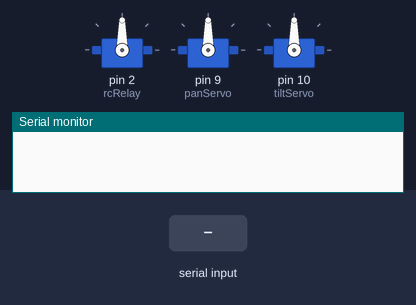
A sketch run on a simulated Arduino Uno, built with avr-gcc and run on an emulated ATmega328P. Parts: 3 × servo, the last lines printed to the serial monitor. Inputs (shaded band) come from the test bench.

Above: at 1.2 s.
1.3 s: "R,45\n" received over Serial
At 2.5 s:
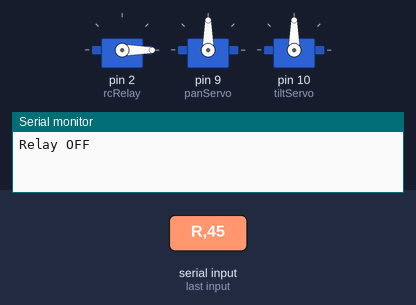
2.8 s: byte 80 ('P') received over Serial
At 4.4 s:
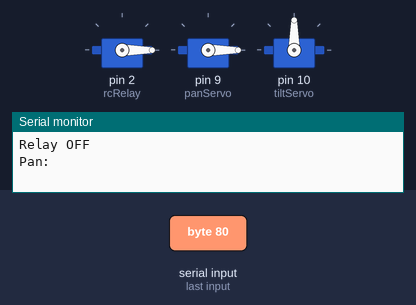
5.2 s: byte 84 ('T') received over Serial
At 7.3 s:
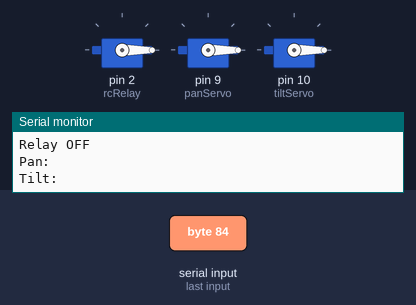
7.6 s: "P90\n" received over Serial
At 8.6 s:
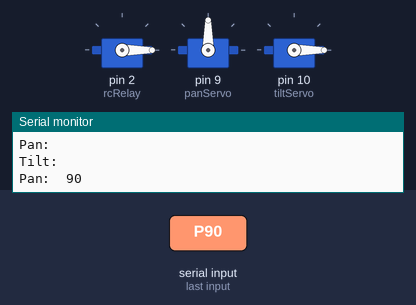
9.1 s: "T90\n" received over Serial
At 9.7 s:
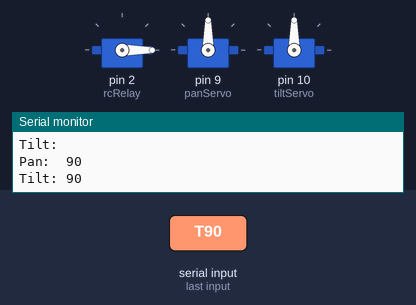
10.6 s: "P\n" received over Serial
At 12.0 s:
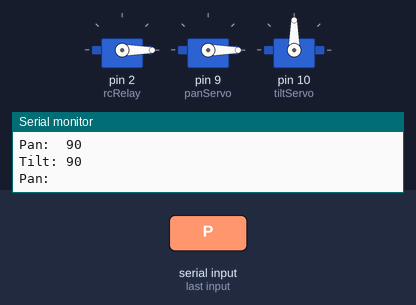
Timing chart, 0 to 13.1 s (numbered marks = the images above; inputs shaded):
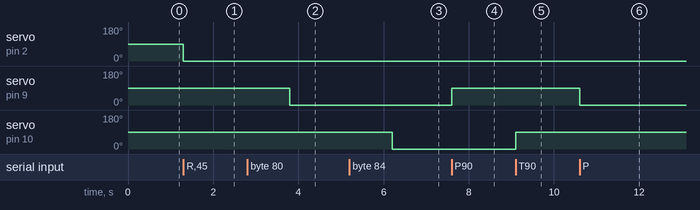

The sketch:

ArduinoSerialServoControl.ino
```cpp
#include <Servo.h>
Servo rcRelay;
Servo panServo;
Servo tiltServo;
String inByte;
int pos;
unsigned long timeNow = 0;
int period = 1000;                   // Trigger active time
boolean relayTriggerActivated = false;

/*
   The code receives serial data and adjusts the servo positions.
   A command to change position comes in parts:
    - First byte: 'R','P' or 'T' (indicates relay, pan or tilt)
    - Remaining bytes: Interpreted as ASCII numbers, converted to desired angle
      (for the relay, an angle below 90 is off, above 90 is on)
*/

// Connect servos
void setup() {
  rcRelay.attach(2);      // Relay on pin 2
  panServo.attach(9);     // Pan servo on pin 9
  tiltServo.attach(10);   // Tilt servo on pin 10
  Serial.begin(115200);   // Baud rate 115200
}

// Main loop
void loop()
{
  int val =  0;           // byte value read from serial

  if(relayTriggerActivated && millis() > timeNow + period)    // If trigger has timed out
  {
    relayTriggerActivated = false;
    rcRelay.write(0);
    Serial.println("Relay OFF");
  }

  if (Serial.available() >0) {
    // Read first byte (indicates which servo to adjust)
    val = Serial.read();

    // Adjust position if command 'R', 'P' or 'T'
    if (val == 'R' || val=='P' || val=='T')
    {
      inByte = Serial.readStringUntil('\n'); // read data until newline
      pos = inByte.toInt();   // change datatype from string to integer

      if(val=='R'){     // RC relay

        if(pos==0){
          rcRelay.write(0);
          Serial.println("Relay OFF");
        }

        if(pos==1){
          rcRelay.write(180);    // Maximum servo angle
          Serial.println("Relay ON");
        }

        if(pos==2){              // "Trigger mode"
          timeNow = millis();
          rcRelay.write(180);    // Maximum servo angle
          relayTriggerActivated = true;
          Serial.println("Relay TRIGGERED");
        }

      }

      if(val=='P'){       // Pan servo
        panServo.write(pos);
        Serial.print("Pan:  ");
        Serial.println(inByte);
      }

      if(val=='T'){       // Tilt servo
        tiltServo.write(pos);
        Serial.print("Tilt: ");
        Serial.println(inByte);
      }

    }
  }
} // end loop
```

Measured:
- after the input at 1.3 s, servo on pin 2 (rcRelay): 90° → 0° at once
- after the input at 2.8 s, servo on pin 9 (panServo): 90° → 0° after 1.0 s
- after the input at 5.2 s, servo on pin 10 (tiltServo): 90° → 0° after 1.0 s
- after the input at 7.6 s, servo on pin 9 (panServo): 0° → 90° at once
- after the input at 9.1 s, servo on pin 10 (tiltServo): 0° → 90° at once
- after the input at 10.6 s, servo on pin 9 (panServo): 90° → 0° at once
